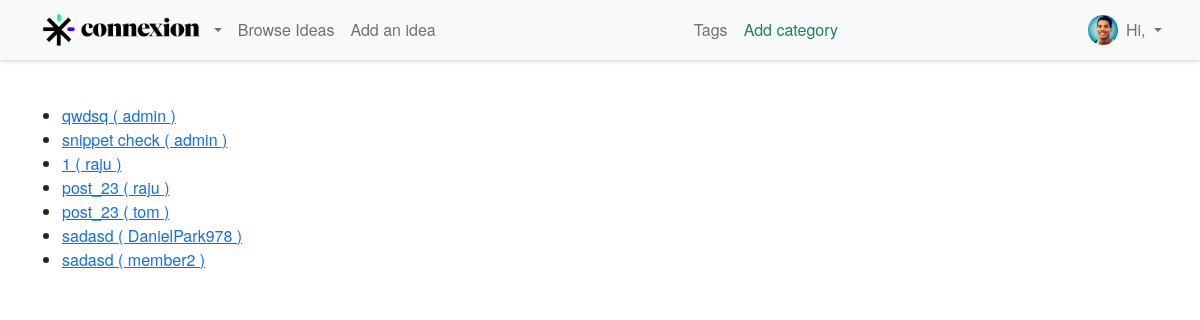
Screenshot of /discussions/ (signed in) with the database file from the repository.
### thesite/models.py (models this page shows, shortened)
class Discussion(models.Model):
    sender = models.ForeignKey(User, on_delete=models.CASCADE, null=True)
    post = models.ForeignKey(Post, on_delete=models.CASCADE)
    messages = models.ManyToManyField(Message)

class Post(models.Model):
    title = models.CharField(max_length=255)
    header_image = models.ImageField(null=True, blank=True, upload_to="images/")
    title_tag = models.CharField(max_length=255, default = "Post")
    author = models.ForeignKey(User, on_delete=models.CASCADE, null=True)
    size = models.IntegerField()
    budget = models.IntegerField()
    post_date = models.DateField(auto_now_add=True)
    category = models.CharField(max_length=255, default = "Uncategorized")
    category2 = models.CharField(max_length=255, default = "Uncategorized")
    category3 = models.CharField(max_length=255, default = "Uncategorized")
    position = models.CharField(max_length=255, default = "Uncategorized")
    position2 = models.CharField(max_length=255, default = "Uncategorized")
    position3 = models.CharField(max_length=255, default = "Uncategorized")
    snippet = models.CharField(max_length=255)
    description = RichTextField(blank=True, null=True)
    likes = models.ManyToManyField(User, related_name='blog_posts')
    terms = models.IntegerField(null=True)
    image_1 = models.ImageField(null=True, blank=True, upload_to="images/")
    image_2 = models.ImageField(null=True, blank=True, upload_to="images/")
    image_3 = models.ImageField(null=True, blank=True, upload_to="images/")

### thesite/views.py (the view)
# urls.py: path('discussions/',discussion_lists,name='discussions'),
def discussion_lists(request):
    list_disc = []
    discussions = Discussion.objects.all()
    for item in discussions:
        if (item.sender.id == request.user.id ) or (item.post.author.id == request.user.id):
            list_disc.append(item)
    return render(request,'discussion_lists.html',{"discussions":list_disc})

### thesite/templates/discussion_lists.html (shortened to what this page needs)
{% extends 'base.html' %}
{% load static %}
{% block content %}
    <br/>
    {% if discussions%}
    <ul>
        {% for dis in discussions%}
            <li>
                <a href='{% url "messages" dis.id %}' >{{dis.post.title}} ({% if dis.sender.username != request.user.username %} {{ dis.sender.username }} {% else %} {{ dis.post.author.username}} {% endif %})</a>
            </li>
        {% endfor %}
    </ul>
    {% else %}
    There is no discussions
    {% endif %}
{% endblock %}

### static/css/base.css (style rules this page uses)
* { font-family: 'Helvetica Neue'; }

### rows the page displays
Discussion: post "qwdsq", post.author.username "admin"
Discussion: post "snippet check", post.author.username "admin"
Discussion: post "1", sender.username "raju"
Discussion: post "post_23", sender.username "raju"
Discussion: post "post_23", sender.username "tom"
Discussion: post "sadasd", sender.username "DanielPark978"
Discussion: post "sadasd", sender.username "member2"
